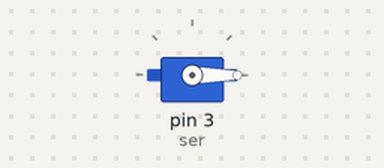
Simulated run of this sketch. Board: Arduino Uno, built with avr-gcc and run on an emulated ATmega328P. Parts: servo.

Above: at 0.05 s.
At 4.0 s:
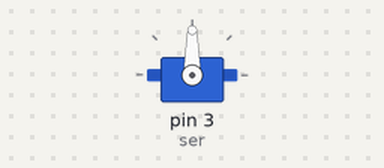
Timing chart, 0 to 5.2 s (numbered marks = the images above):
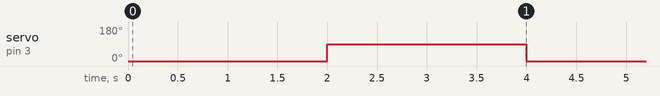

The sketch:

sketch_jan06a.ino
```cpp
#include <Servo.h>
Servo ser;


 void setup() {
 ser.attach(3);
 Serial.begin(9600);

}

void loop() {
  ser.write(0);
  delay(2000);
  ser.write(90);
  delay(2000);

}
```

Measured:
- by itself, servo on pin 3 (ser): alternates 90° for 2.0 s and 0° for 2.0 s
